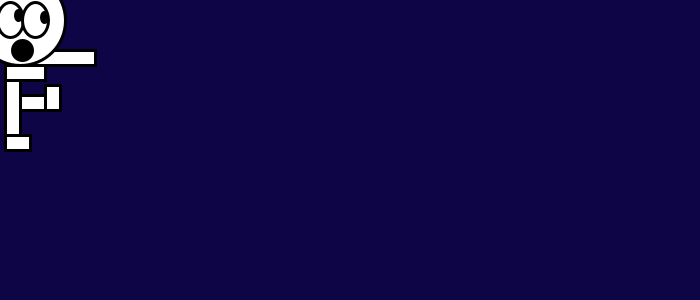
Frame 1 (no input)
Frame 60 (the mouse pressed at the canvas centre just before this capture): identical to frame 1, image omitted
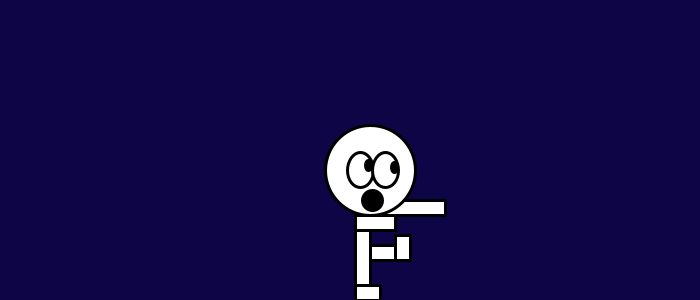
Frame 120 (the mouse held since frame 60 and released just before this capture)

The Processing sketch that drew these frames (run headless with seeded random() and noise(); from frame 60 on, the mouse is pressed at the canvas centre):

// Processing sketch: processing_167990
// ── processing_167990.pde

void setup()
{
size(700,300);
}
void draw()
{
background(#0D0546);
strokeWeight(3);
fill(255,255,255);
stroke(0,0,0);
rect(mouseX+5,mouseY+50,90,15);
rect(mouseX+5,mouseY+95,50,15);
rect(mouseX+45,mouseY+85,15,25);
rect(mouseX+5,mouseY+20,15,90);
fill(#FFFFFF);
stroke(0,0,0);
ellipse(mouseX+20,mouseY+20,90,90);
ellipse(mouseX+10,mouseY+20,26,35);
ellipse(mouseX+35,mouseY+20,26,35);
fill(#020005);
ellipse(mouseX+18,mouseY+15,6,10);
ellipse(mouseX+44,mouseY+17,6,10);
fill(0,0,0);
ellipse(mouseX+22,mouseY+50,20,20);
fill(255,255,255);
stroke(0,0,0);
rect(mouseX+5,mouseY+65,40,15);
rect(mouseX+5,mouseY+80,15,60);
rect(mouseX+5,mouseY+135,25,15);
}
